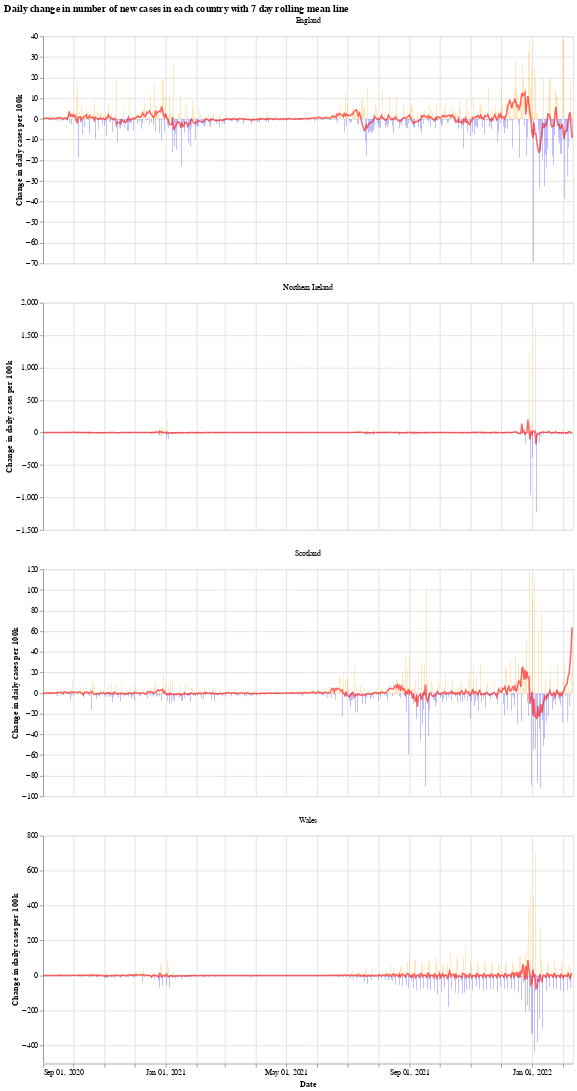

Notebook code for this chart:
### Markdown cell above
We will use the Python library `Altair` for visualising the data, see the [altair docs](https://altair-viz.github.io/) for more information.

First we have a graph which shows the daily change in the number of new cases for each country. This number jumps up and down all over the place, which is likely due to delay in reporting of new cases over the weekend. Another interesting thing is that it looks like the daily cases in Wales experienced a much shorter period of calm over the summer (calm in the sense of daily cases not jumping up and down).

The orange bars are days when the number of new cases (per 100k population) was more than the previous day, while the blue are days when the number of new cases dropped. The red line is the 7 day moving average. 

When the moving average line is below 0, it means that there is a consistent drop in new cases. We can see this clearly happening around the times that lockdowns were introduced (though, to varying degrees). I will update the graphs soon with a marker of when each lockdown started.

### Code cell
# collapse
import altair as alt

bars = alt.Chart(uk_cases).mark_bar().encode(
    x=alt.X("yearmonthdate(date):T", axis=alt.Axis(title='Date')),
    y=alt.Y("casesChangeRate:Q", axis=alt.Axis(title='Change in daily cases per 100k')),
    tooltip='casesChange',
    color=alt.condition(
        alt.datum.casesChangeRate > 0,
        alt.value("orange"),  # The positive color
        alt.value("blue")  # The negative color
    )
).properties(title='Daily change in number of new cases with 7 day rolling mean',width=700).interactive()

line = alt.Chart(uk_cases).mark_line(
    color='red',
    size=2,
    opacity=0.6
).transform_window(
    rolling_mean='mean(casesChangeRate)',
    frame=[0, 7],
    groupby=['areaName']
).encode(
    x='yearmonthdate(date):T',
    y='rolling_mean:Q'
)

alt.layer(bars, line, data=uk_cases).facet(alt.Column(
    'areaName', title=''), columns=1).resolve_scale(y='independent').properties(title='Daily change in number of new cases in each country with 7 day rolling mean line')

### Figure 1 — Vega-Lite specification as saved in the notebook (floating-point values rounded to 4 significant figures; data arrays with more than 128 entries replaced by an {"elided": "..."} marker saying what was removed)
{"config": {"view": {"continuousWidth": 400, "continuousHeight": 300}}, "data": {"name": "data-5a86f3b4af3b0304b6c4d86189dd0b65"}, "facet": {"type": "nominal", "field": "areaName", "title": ""}, "spec": {"layer": [{"mark": "bar", "encoding": {"color": {"condition": {"value": "orange", "test": "(datum.casesChangeRate > 0)"}, "value": "blue"}, "tooltip": {"type": "quantitative", "field": "casesChange"}, "x": {"type": "temporal", "axis": {"title": "Date"}, "field": "date", "timeUnit": "yearmonthdate"}, "y": {"type": "quantitative", "axis": {"title": "Change in daily cases per 100k"}, "field": "casesChangeRate"}}, "selection": {"selector001": {"type": "interval", "bind": "scales", "encodings": ["x", "y"]}}, "title": "Daily change in number of new cases with 7 day rolling mean", "width": 700}, {"mark": {"type": "line", "color": "red", "opacity": 0.6, "size": 2}, "encoding": {"x": {"type": "temporal", "field": "date", "timeUnit": "yearmonthdate"}, "y": {"type": "quantitative", "field": "rolling_mean"}}, "transform": [{"window": [{"op": "mean", "field": "casesChangeRate", "as": "rolling_mean"}], "frame": [0, 7], "groupby": ["areaName"]}]}]}, "columns": 1, "resolve": {"scale": {"y": "independent"}}, "title": "Daily change in number of new cases in each country with 7 day rolling mean line", "$schema": "https://vega.github.io/schema/vega-lite/v4.8.1.json", "datasets": {"data-5a86f3b4af3b0304b6c4d86189dd0b65": {"elided": "2112 records"}}}
